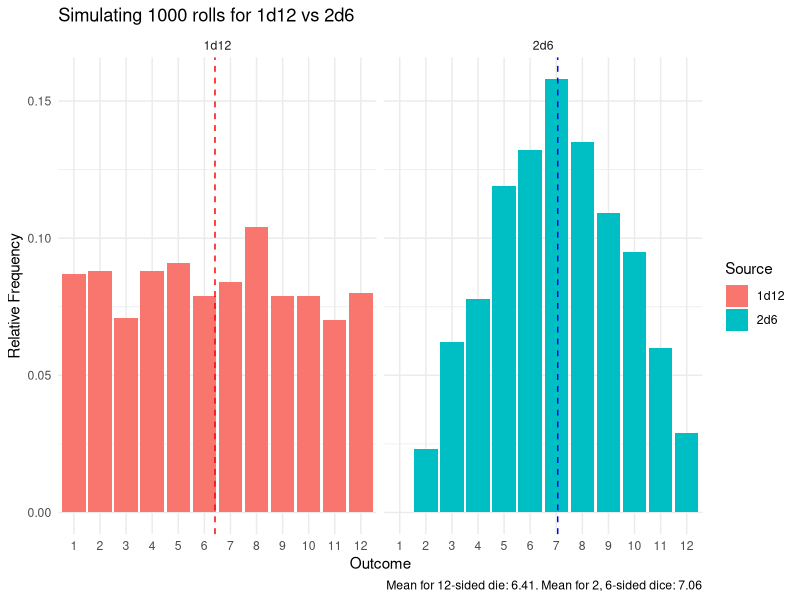

Recreate this plot in R.
## ---- chunk 1
n <- 1000                                # <1>
d12 <- sample(1:12, n, replace = TRUE)  # <2>
df.1d12 <- as.data.frame(table(d12))    # <3>
## ---- chunk 2
d6 <- sample(1:6, n, replace = TRUE) + sample(1:6, n, replace = TRUE)
df.2d6 <- as.data.frame(table(d6))
## ---- chunk 3
library(tidyverse)
column_names <- c("outcome", "count")
colnames(df.1d12) <- column_names
colnames(df.2d6) <- column_names

df.1d12 <- df.1d12 %>%
  mutate(
    probability = count / n,
    source = "1d12"
  )

df.2d6 <- df.2d6 %>%
  mutate(
    probability = df.2d6$count / n,
    source = "2d6"
  )

combined_df <- rbind(df.1d12, df.2d6)
## ---- chunk 4
#| code-fold: true
#| label: fig-charts
#| fig-cap: "Charts"
library(ggplot2)

title_text <- sprintf(
  "Simulating %.f rolls for 1d12 vs 2d6", 
  n
)
caption_text <- sprintf(
  "Mean for 12-sided die: %.2f. Mean for 2, 6-sided dice: %.2f", 
  mean(d12), 
  mean(d6)
)

ggplot(combined_df, aes(x = outcome, y = probability, fill = source)) +
  geom_bar(stat = "identity") +
  geom_vline(data = subset(combined_df, source == "2d6"), aes(xintercept = mean(d6)), color = "blue", linetype = "dashed")+
  geom_vline(data = subset(combined_df, source == "1d12"), aes(xintercept = mean(d12)), color = "red", linetype = "dashed")+
  labs(
    title = title_text,
    x = "Outcome",
    y = "Relative Frequency",
    fill = "Source",
    caption = caption_text
  ) + 
  theme_minimal() +
  facet_wrap(~ source, ncol=2)
